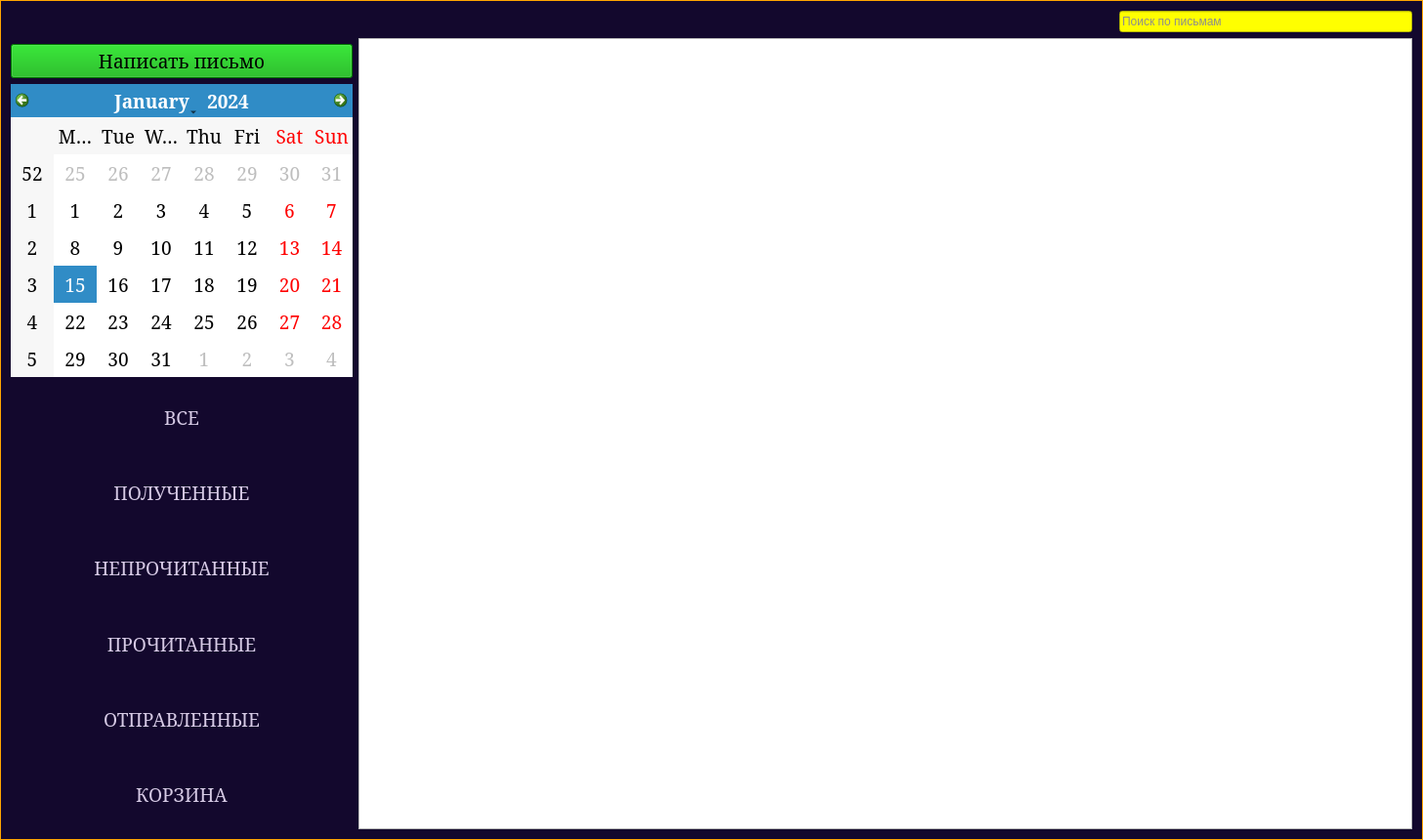
<?xml version="1.0" encoding="UTF-8"?>
<ui version="4.0">
 <class>MailForm</class>
 <widget class="QWidget" name="MailForm">
  <property name="geometry">
   <rect>
    <x>0</x>
    <y>0</y>
    <width>1457</width>
    <height>860</height>
   </rect>
  </property>
  <property name="windowTitle">
   <string>MiniPyMail</string>
  </property>
  <property name="styleSheet">
   <string notr="true">QWidget#MailForm {background-color: qlineargradient(spread:pad, x1:1, y1:0, x2:1, y2:0, stop:1 rgba(19, 8, 45, 255));;}
QWidget#MailForm {border: 1px solid orange;}</string>
  </property>
  <layout class="QGridLayout" name="gridLayout">
   <item row="1" column="1" rowspan="2" colspan="2">
    <layout class="QVBoxLayout" name="verticalLayout">
     <item>
      <widget class="QTableWidget" name="messages_table">
       <property name="sizePolicy">
        <sizepolicy hsizetype="Preferred" vsizetype="Preferred">
         <horstretch>0</horstretch>
         <verstretch>0</verstretch>
        </sizepolicy>
       </property>
       <property name="toolTip">
        <string>&lt;html&gt;&lt;head/&gt;&lt;body&gt;&lt;p&gt;&lt;span style=&quot; font-size:8pt; color:#4d4d4d;&quot;&gt;Два раза кликните левой кнопкой мыши по письму чтобы открыть его&lt;/span&gt;&lt;/p&gt;&lt;/body&gt;&lt;/html&gt;</string>
       </property>
       <property name="styleSheet">
        <string notr="true"/>
       </property>
       <property name="editTriggers">
        <set>QAbstractItemView::NoEditTriggers</set>
       </property>
      </widget>
     </item>
    </layout>
   </item>
   <item row="2" column="0">
    <layout class="QVBoxLayout" name="verticalLayout_2" stretch="0,0,0,0,0,0,0,0">
     <property name="spacing">
      <number>6</number>
     </property>
     <property name="sizeConstraint">
      <enum>QLayout::SetDefaultConstraint</enum>
     </property>
     <property name="bottomMargin">
      <number>0</number>
     </property>
     <item>
      <widget class="QPushButton" name="btn_write_message">
       <property name="sizePolicy">
        <sizepolicy hsizetype="Preferred" vsizetype="Fixed">
         <horstretch>0</horstretch>
         <verstretch>0</verstretch>
        </sizepolicy>
       </property>
       <property name="minimumSize">
        <size>
         <width>295</width>
         <height>35</height>
        </size>
       </property>
       <property name="maximumSize">
        <size>
         <width>350</width>
         <height>16777215</height>
        </size>
       </property>
       <property name="font">
        <font>
         <family>MS Serif</family>
         <pointsize>14</pointsize>
         <weight>50</weight>
         <italic>false</italic>
         <bold>false</bold>
        </font>
       </property>
       <property name="styleSheet">
        <string notr="true">font: 14pt &quot;MS Serif&quot;;
background-color: rgb(0, 170, 0);</string>
       </property>
       <property name="text">
        <string>Написать письмо</string>
       </property>
      </widget>
     </item>
     <item>
      <widget class="QCalendarWidget" name="setting_date">
       <property name="sizePolicy">
        <sizepolicy hsizetype="Maximum" vsizetype="Minimum">
         <horstretch>0</horstretch>
         <verstretch>0</verstretch>
        </sizepolicy>
       </property>
       <property name="minimumSize">
        <size>
         <width>295</width>
         <height>250</height>
        </size>
       </property>
       <property name="maximumSize">
        <size>
         <width>350</width>
         <height>300</height>
        </size>
       </property>
       <property name="font">
        <font>
         <family>MS Serif</family>
         <pointsize>14</pointsize>
         <weight>50</weight>
         <italic>false</italic>
         <bold>false</bold>
        </font>
       </property>
       <property name="styleSheet">
        <string notr="true">font: 14pt &quot;MS Serif&quot;;</string>
       </property>
      </widget>
     </item>
     <item>
      <widget class="ClickableLabel" name="lbl_all">
       <property name="sizePolicy">
        <sizepolicy hsizetype="Preferred" vsizetype="Minimum">
         <horstretch>0</horstretch>
         <verstretch>0</verstretch>
        </sizepolicy>
       </property>
       <property name="minimumSize">
        <size>
         <width>0</width>
         <height>0</height>
        </size>
       </property>
       <property name="maximumSize">
        <size>
         <width>350</width>
         <height>1666666</height>
        </size>
       </property>
       <property name="font">
        <font>
         <family>MS Serif</family>
         <pointsize>14</pointsize>
        </font>
       </property>
       <property name="cursor">
        <cursorShape>PointingHandCursor</cursorShape>
       </property>
       <property name="styleSheet">
        <string notr="true">color: rgb(214, 202, 229);</string>
       </property>
       <property name="text">
        <string>ВСЕ</string>
       </property>
       <property name="alignment">
        <set>Qt::AlignCenter</set>
       </property>
      </widget>
     </item>
     <item>
      <widget class="ClickableLabel" name="lbl_received">
       <property name="maximumSize">
        <size>
         <width>350</width>
         <height>1666666</height>
        </size>
       </property>
       <property name="font">
        <font>
         <family>MS Serif</family>
         <pointsize>14</pointsize>
        </font>
       </property>
       <property name="styleSheet">
        <string notr="true">color: rgb(214, 202, 229);</string>
       </property>
       <property name="text">
        <string>ПОЛУЧЕННЫЕ</string>
       </property>
       <property name="alignment">
        <set>Qt::AlignCenter</set>
       </property>
      </widget>
     </item>
     <item>
      <widget class="ClickableLabel" name="lbl_unread">
       <property name="maximumSize">
        <size>
         <width>350</width>
         <height>1666666</height>
        </size>
       </property>
       <property name="font">
        <font>
         <family>MS Serif</family>
         <pointsize>14</pointsize>
        </font>
       </property>
       <property name="cursor">
        <cursorShape>PointingHandCursor</cursorShape>
       </property>
       <property name="styleSheet">
        <string notr="true">color: rgb(214, 202, 229);</string>
       </property>
       <property name="text">
        <string>НЕПРОЧИТАННЫЕ</string>
       </property>
       <property name="alignment">
        <set>Qt::AlignCenter</set>
       </property>
      </widget>
     </item>
     <item>
      <widget class="ClickableLabel" name="lbl_read">
       <property name="maximumSize">
        <size>
         <width>350</width>
         <height>1666666</height>
        </size>
       </property>
       <property name="font">
        <font>
         <family>MS Serif</family>
         <pointsize>14</pointsize>
        </font>
       </property>
       <property name="cursor">
        <cursorShape>PointingHandCursor</cursorShape>
       </property>
       <property name="styleSheet">
        <string notr="true">color: rgb(214, 202, 229);</string>
       </property>
       <property name="text">
        <string>ПРОЧИТАННЫЕ</string>
       </property>
       <property name="alignment">
        <set>Qt::AlignCenter</set>
       </property>
      </widget>
     </item>
     <item>
      <widget class="ClickableLabel" name="lbl_sent">
       <property name="maximumSize">
        <size>
         <width>350</width>
         <height>16666666</height>
        </size>
       </property>
       <property name="font">
        <font>
         <family>MS Serif</family>
         <pointsize>14</pointsize>
        </font>
       </property>
       <property name="cursor">
        <cursorShape>PointingHandCursor</cursorShape>
       </property>
       <property name="styleSheet">
        <string notr="true">color: rgb(214, 202, 229);</string>
       </property>
       <property name="text">
        <string>ОТПРАВЛЕННЫЕ</string>
       </property>
       <property name="alignment">
        <set>Qt::AlignCenter</set>
       </property>
      </widget>
     </item>
     <item>
      <widget class="ClickableLabel" name="lbl_trash">
       <property name="maximumSize">
        <size>
         <width>350</width>
         <height>16666666</height>
        </size>
       </property>
       <property name="font">
        <font>
         <family>MS Serif</family>
         <pointsize>14</pointsize>
        </font>
       </property>
       <property name="cursor">
        <cursorShape>PointingHandCursor</cursorShape>
       </property>
       <property name="styleSheet">
        <string notr="true">color: rgb(214, 202, 229);</string>
       </property>
       <property name="text">
        <string>КОРЗИНА</string>
       </property>
       <property name="alignment">
        <set>Qt::AlignCenter</set>
       </property>
      </widget>
     </item>
    </layout>
   </item>
   <item row="0" column="2">
    <widget class="QLineEdit" name="search">
     <property name="maximumSize">
      <size>
       <width>300</width>
       <height>16777215</height>
      </size>
     </property>
     <property name="styleSheet">
      <string notr="true">background-color: rgb(255, 255, 0);
color: rgb(141, 141, 141);
font: 14pt &quot;MS Serif&quot;;</string>
     </property>
     <property name="text">
      <string>Поиск по письмам</string>
     </property>
    </widget>
   </item>
   <item row="1" column="0">
    <widget class="QWidget" name="widget_2" native="true"/>
   </item>
  </layout>
 </widget>
 <customwidgets>
  <customwidget>
   <class>ClickableLabel</class>
   <extends>QLabel</extends>
   <header>label</header>
  </customwidget>
 </customwidgets>
 <resources/>
 <connections/>
</ui>
